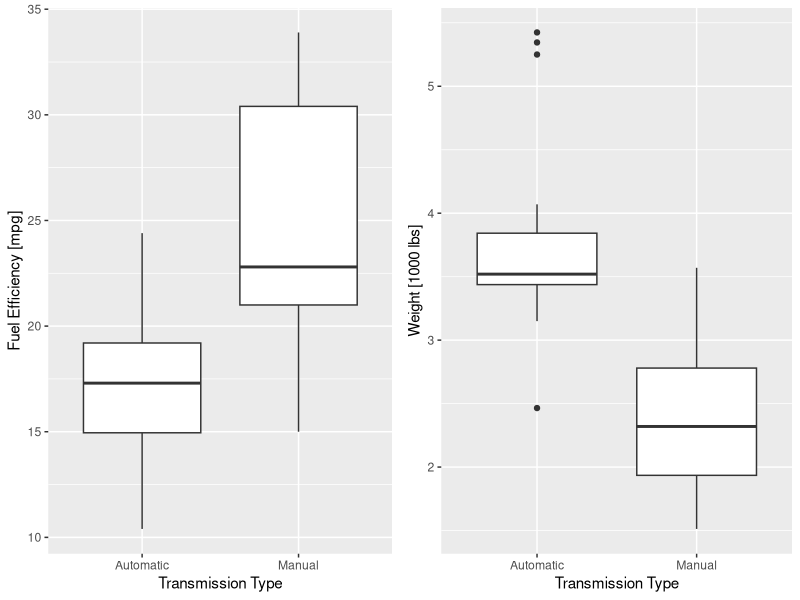
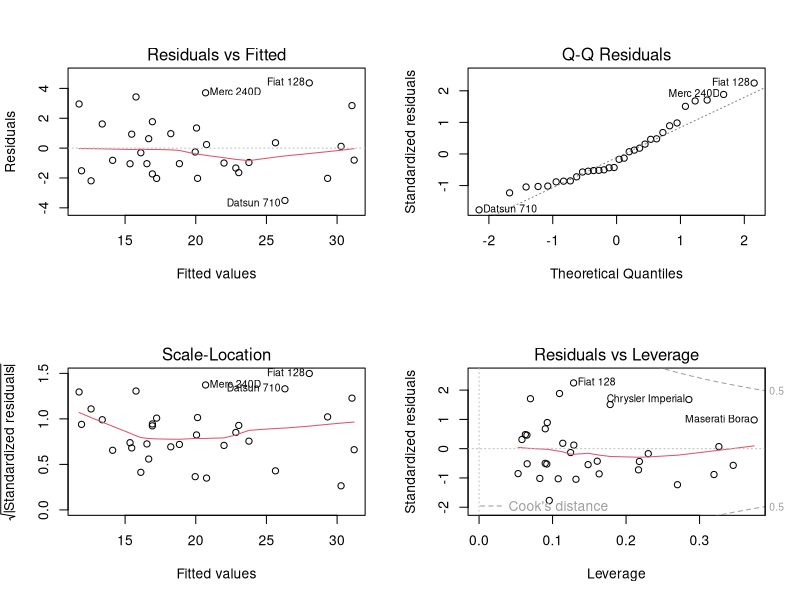

R code for these plots, in order:
## ---- chunk 1
library(leaps)
data(mtcars)
mtcars$am <- factor(mtcars$am, labels=c("Automatic", "Manual"))
regfit.full = regsubsets(mpg ~ ., mtcars, nvmax=11)
summary(regfit.full)$rsq
## ---- chunk 2
library(car)
fit.five <- lm(mpg ~ disp + hp + wt + qsec + am, mtcars)
vif(fit.five)
## ---- chunk 3
fit.three <- lm(mpg ~ wt + am + qsec, mtcars)
vif(fit.three)
## ---- chunk 4
fit1 <- lm(mpg ~ wt + am + qsec, mtcars)
fit2 <- lm(mpg ~ wt + am + qsec + wt:am, mtcars)
fit3 <- lm(mpg ~ wt + am + qsec + wt:am + wt:qsec, mtcars)
fit4 <- lm(mpg ~ wt + am + qsec + wt:am + wt:qsec + am:qsec, mtcars)
anova(fit1, fit2, fit3, fit4)
## ---- chunk 5
summary(fit2)$coefficients
## ---- chunk 6
library(ggplot2)
library(gridExtra, quietly=TRUE)

g1 <- ggplot(mtcars) + geom_boxplot(aes(am, mpg)) + 
      xlab("Transmission Type") + ylab("Fuel Efficiency [mpg]")
g2 <- ggplot(mtcars) + geom_boxplot(aes(am, wt)) + 
    xlab("Transmission Type") + ylab("Weight [1000 lbs]")
grid.arrange(g1, g2, ncol=2)
## ---- chunk 7
par(mfrow=c(2,2))
plot(fit2)
